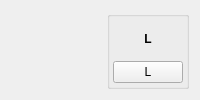
            <widget class="QWidget" name="widget" native="true">
             <layout class="QHBoxLayout" name="horizontalLayout_2">
              <item>
               <spacer name="horizontalSpacer_6">
                <property name="orientation">
                 <enum>Qt::Horizontal</enum>
                </property>
                <property name="sizeHint" stdset="0">
                 <size>
                  <width>40</width>
                  <height>20</height>
                 </size>
                </property>
               </spacer>
              </item>
              <item>
               <widget class="QGroupBox" name="grp_L_2">
                <property name="title">
                 <string/>
                </property>
                <property name="alignment">
                 <set>Qt::AlignCenter</set>
                </property>
                <layout class="QVBoxLayout" name="verticalLayout_7">
                 <property name="spacing">
                  <number>3</number>
                 </property>
                 <property name="leftMargin">
                  <number>3</number>
                 </property>
                 <property name="topMargin">
                  <number>3</number>
                 </property>
                 <property name="rightMargin">
                  <number>3</number>
                 </property>
                 <property name="bottomMargin">
                  <number>3</number>
                 </property>
                 <item>
                  <widget class="QLabel" name="label_20">
                   <property name="text">
                    <string>&lt;html&gt;&lt;head/&gt;&lt;body&gt;&lt;p&gt;&lt;span style=" font-weight:600;"&gt;L&lt;/span&gt;&lt;/p&gt;&lt;/body&gt;&lt;/html&gt;</string>
                   </property>
                   <property name="alignment">
                    <set>Qt::AlignCenter</set>
                   </property>
                  </widget>
                 </item>
                 <item>
                  <widget class="QPushButton" name="btnJoyL">
                   <property name="minimumSize">
                    <size>
                     <width>70</width>
                     <height>0</height>
                    </size>
                   </property>
                   <property name="maximumSize">
                    <size>
                     <width>68</width>
                     <height>16777215</height>
                    </size>
                   </property>
                   <property name="styleSheet">
                    <string notr="true">min-width: 68px;</string>
                   </property>
                   <property name="text">
                    <string>L</string>
                   </property>
                  </widget>
                 </item>
                </layout>
               </widget>
              </item>
             </layout>
            </widget>
